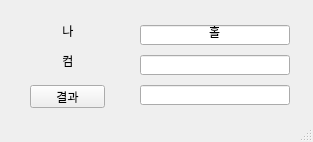
<?xml version="1.0" encoding="UTF-8"?>
<ui version="4.0">
 <class>MainWindow</class>
 <widget class="QMainWindow" name="MainWindow">
  <property name="geometry">
   <rect>
    <x>0</x>
    <y>0</y>
    <width>313</width>
    <height>142</height>
   </rect>
  </property>
  <property name="windowTitle">
   <string>MainWindow</string>
  </property>
  <widget class="QWidget" name="centralwidget">
   <widget class="QPushButton" name="pb">
    <property name="geometry">
     <rect>
      <x>30</x>
      <y>85</y>
      <width>75</width>
      <height>23</height>
     </rect>
    </property>
    <property name="text">
     <string>결과</string>
    </property>
   </widget>
   <widget class="QLabel" name="lbl1">
    <property name="geometry">
     <rect>
      <x>40</x>
      <y>25</y>
      <width>56</width>
      <height>12</height>
     </rect>
    </property>
    <property name="text">
     <string>나</string>
    </property>
    <property name="alignment">
     <set>Qt::AlignCenter</set>
    </property>
   </widget>
   <widget class="QLabel" name="lbl2">
    <property name="geometry">
     <rect>
      <x>40</x>
      <y>55</y>
      <width>56</width>
      <height>12</height>
     </rect>
    </property>
    <property name="text">
     <string>컴</string>
    </property>
    <property name="alignment">
     <set>Qt::AlignCenter</set>
    </property>
   </widget>
   <widget class="QLineEdit" name="le1">
    <property name="geometry">
     <rect>
      <x>140</x>
      <y>25</y>
      <width>150</width>
      <height>20</height>
     </rect>
    </property>
    <property name="text">
     <string>홀</string>
    </property>
    <property name="alignment">
     <set>Qt::AlignCenter</set>
    </property>
   </widget>
   <widget class="QLineEdit" name="le2">
    <property name="geometry">
     <rect>
      <x>140</x>
      <y>55</y>
      <width>150</width>
      <height>20</height>
     </rect>
    </property>
    <property name="alignment">
     <set>Qt::AlignCenter</set>
    </property>
   </widget>
   <widget class="QLineEdit" name="le3">
    <property name="geometry">
     <rect>
      <x>140</x>
      <y>85</y>
      <width>150</width>
      <height>20</height>
     </rect>
    </property>
    <property name="alignment">
     <set>Qt::AlignCenter</set>
    </property>
   </widget>
  </widget>
  <widget class="QMenuBar" name="menubar">
   <property name="geometry">
    <rect>
     <x>0</x>
     <y>0</y>
     <width>313</width>
     <height>21</height>
    </rect>
   </property>
  </widget>
  <widget class="QStatusBar" name="statusbar"/>
 </widget>
 <resources/>
 <connections/>
</ui>
